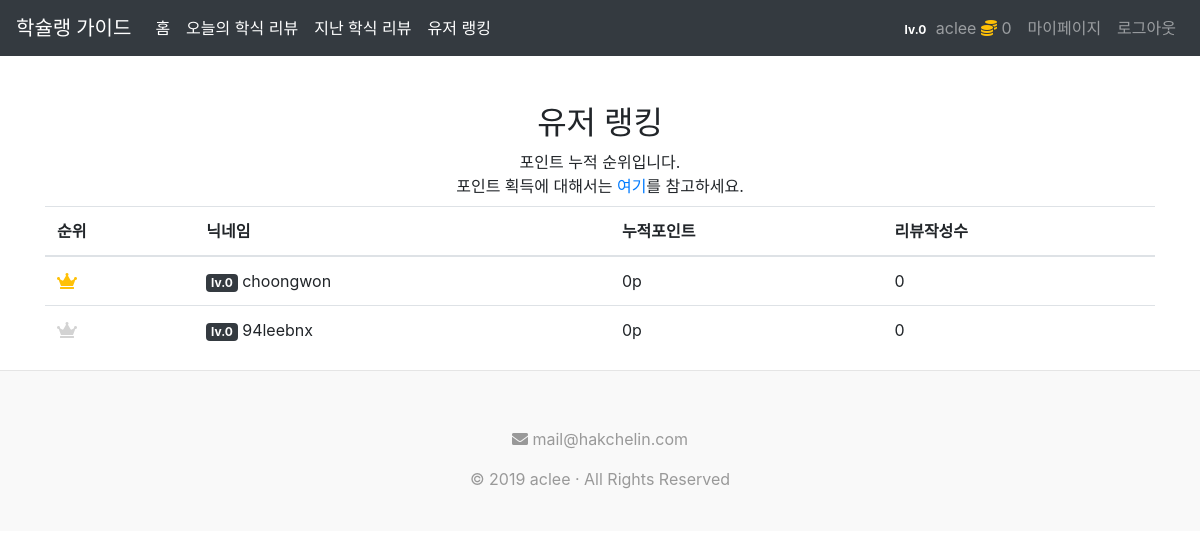
The page /home/ranking/ (signed in) on the database its author committed.
### users/models.py (models this page shows, shortened)
class CustomUser(AbstractBaseUser, PermissionsMixin):
    email = models.EmailField(unique=True, verbose_name = "이메일")
    sid = models.CharField(unique=True, max_length=10, primary_key=True, verbose_name = "학번")
    name = models.CharField(max_length=20, verbose_name = "닉네임")
    rank = models.IntegerField(default=0, verbose_name = "레벨")
    point = models.IntegerField(default=0, verbose_name = "포인트")
    is_staff = models.BooleanField(default=False, verbose_name = "관리자 여부")
    review_count = models.IntegerField(default=0, verbose_name = "작성 리뷰 수")
    REQUIRED_FIELDS = ['sid', 'name']
    USERNAME_FIELD = 'email'
    objects = CustomAccountManager()
    def get_lvl(self):
        return 'lv.' + str(self.point//500)
    class Meta:
        verbose_name = "user"
        verbose_name_plural = "users"

### reviews/views.py (the view)
# urls.py: path('ranking/', ranking, name='ranking'),
def ranking(request):
    usr = CustomUser.objects.filter(is_staff=False)
    pointusr = usr.order_by('-point')
    usrs = []
    for i in range(len(pointusr)):
        usrs.append({'rank':i+1, 'lvl':pointusr[i].point//500,'name':pointusr[i].name, 'point':pointusr[i].point, 'review_count':pointusr[i].review_count})
    page = request.GET.get('page', 1)
    paginator = Paginator(usrs, 20)
    try:
        users = paginator.page(page)
    except PageNotAnInteger:
        users = paginator.page(1)
    except EmptyPage:
        users = paginator.page(paginator.num_pages)
    return render(request, 'reviews/ranking.html', {'users':users})

### reviews/templates/reviews/ranking.html (shortened to what this page needs)
{% extends 'base.html' %}
{% block content %}
<div class="container">
    <h2 class="text-center mt-5 mb-2">유저 랭킹</h2>
    <div class="text-center mb-2">
        <div>포인트 누적 순위입니다.</div>
        포인트 획득에 대해서는 <a href="/home/howtoearnpoint/">여기</a>를 참고하세요.
    </div>
<table class="table">
    <thead>
        <tr>
        <th scope="col">순위</th>
        <th scope="col">닉네임</th>
        <th scope="col">누적포인트</th>
        <th scope="col">리뷰작성수</th>
        </tr>
    </thead>
    <tbody>
        {% for usr in users %}
        {% if usr.rank == 1 %}
        <th scope="row"><i class="fas fa-crown text-warning"></i></th>
        {% elif usr.rank == 2 %}
        <th scope="row"><i class="fas fa-crown" style="color:lightgray"></i></th>
        {% elif usr.rank == 3 %}
        <th scope="row"><i class="fas fa-crown" style="color:brown"></i></th>
        {% else %}
        <th scope="row">{{ usr.rank }}</th>
        {% endif %}
        <td><span class="badge badge-dark">lv.{{ usr.lvl }}</span> {{ usr.name }}</td>
        <td>{{ usr.point }}p</td>
        <td>{{ usr.review_count }}</td>
        {% endfor %}
    </tbody>
</table>
</div>
{% endblock %}

### templates/base.html (shortened to what this page needs)
<!DOCTYPE html>
<html>
    {% load static %}
<head>
    <link rel="stylesheet" type="text/css"  href="{% static '/css/style.css' %}">
    <link rel="stylesheet" href="https://stackpath.bootstrapcdn.com/bootstrap/4.1.3/css/bootstrap.min.css">
    <link rel="stylesheet" href="https://use.fontawesome.com/releases/v5.8.2/css/all.css">
</head>
<body>
<div class="container-fluid mx-0 px-0 h-100">
<nav class="navbar navbar-expand-lg navbar-dark bg-dark">
  <a class="navbar-brand dohyeon" href="/home">학슐랭 가이드</a>
  <div class="collapse navbar-collapse" id="navbarSupportedContent">
    <ul class="navbar-nav mr-auto">
        <li class="nav-item"><a href="/home" class="active nav-link ">홈</a></li>
        <li class="nav-item"><a href="/home/today/" class="active nav-link ">오늘의 학식 리뷰</a></li>
        <li class="nav-item"><a href="/home/reviews/?type=all" class="active nav-link ">지난 학식 리뷰</a></li>
        <li class="nav-item"><a href="/home/ranking/" class="active nav-link ">유저 랭킹</a></li>
      </ul>
      <ul class="navbar-nav mr-0">
        {% if user.is_authenticated %}
          <li class="nav-item"><a href="#" class="nav-link"><span class="badge badge-dark">{{ user.get_lvl }}</span> {{ user.name }} <span><i class="text-warning fas fa-coins"></i> {{user.point}}</span></a></li>
          <li class="nav-item"><a href="/home/mypage/" class="nav-link">마이페이지</a></li>
          <li class="nav-item"><a href="{% url 'logout' %}" class="nav-link">로그아웃</a></li>
        {% else %}
          <li class="nav-item"><a href="{% url 'login' %}" class="nav-link">로그인</a></li>
          <li class="nav-item"><a href="{% url 'register' %}" class="nav-link">회원가입</a></li>
        {% endif %}
      </ul>
  </div>
  </nav>
        {% block content %}
        {% endblock %}
  </div>
</body>
<footer class="blog-footer">
    <p>
      <div><i class="fas fa-envelope"></i> mail@hakchelin.com</div>
    </p>
    <p>© 2019 aclee &#183; All Rights Reserved</p>
  </footer>
</html>

### static/css/style.css (style rules this page uses)
.dohyeon { font-family: 'Do Hyeon', sans-serif; }
html { font-family: 'Nanum Gothic', sans-serif; }
h1, h2, h3, h4, h5, h6 { font-family: 'Do Hyeon', sans-serif !important; }
.blog-footer { padding: 2.5rem 0; color: #999; text-align: center; background-color: #f9f9f9; border-top: .05rem solid #e5e5e5; }
.blog-footer p:last-child { margin-bottom: 0; }

### rows shown on the page
CustomUser: get_lvl "lv.0", name "aclee", point "0"
CustomUser: name "choongwon"
CustomUser: name "94leebnx"

### other values the page prints
{{ usr.lvl }} "0" "0"
{{ usr.point }} "0" "0"
{{ usr.review_count }} "0" "0"
